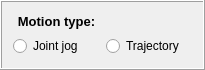
     <widget class="QFrame" name="frame_JogSwitch">
      <property name="geometry">
       <rect>
        <x>10</x>
        <y>20</y>
        <width>205</width>
        <height>70</height>
       </rect>
      </property>
      <property name="frameShape">
       <enum>QFrame::Shape::Box</enum>
      </property>
      <property name="frameShadow">
       <enum>QFrame::Shadow::Raised</enum>
      </property>
      <layout class="QGridLayout" name="gridLayout_2">
       <item row="1" column="1">
        <widget class="QRadioButton" name="TrajectoryMotionButton">
         <property name="sizePolicy">
          <sizepolicy hsizetype="Minimum" vsizetype="Maximum">
           <horstretch>0</horstretch>
           <verstretch>0</verstretch>
          </sizepolicy>
         </property>
         <property name="font">
          <font>
           <pointsize>9</pointsize>
          </font>
         </property>
         <property name="text">
          <string>Trajectory</string>
         </property>
        </widget>
       </item>
       <item row="0" column="0">
        <widget class="QLabel" name="MotionType_label">
         <property name="sizePolicy">
          <sizepolicy hsizetype="Preferred" vsizetype="Maximum">
           <horstretch>0</horstretch>
           <verstretch>0</verstretch>
          </sizepolicy>
         </property>
         <property name="font">
          <font>
           <pointsize>10</pointsize>
           <bold>true</bold>
          </font>
         </property>
         <property name="text">
          <string>Motion type:</string>
         </property>
         <property name="alignment">
          <set>Qt::AlignmentFlag::AlignCenter</set>
         </property>
        </widget>
       </item>
       <item row="1" column="0">
        <widget class="QRadioButton" name="JointJogButton">
         <property name="sizePolicy">
          <sizepolicy hsizetype="Minimum" vsizetype="Maximum">
           <horstretch>0</horstretch>
           <verstretch>0</verstretch>
          </sizepolicy>
         </property>
         <property name="font">
          <font>
           <pointsize>9</pointsize>
          </font>
         </property>
         <property name="text">
          <string>Joint jog</string>
         </property>
         <property name="checkable">
          <bool>true</bool>
         </property>
         <property name="checked">
          <bool>false</bool>
         </property>
        </widget>
       </item>
      </layout>
     </widget>
